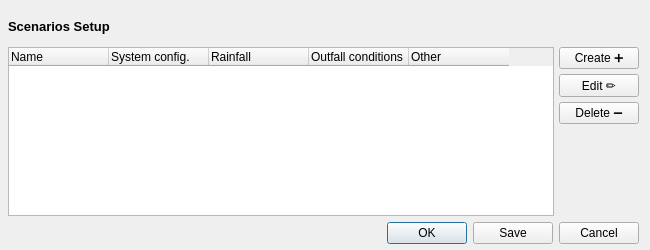
<?xml version="1.0" encoding="UTF-8"?>
<ui version="4.0">
 <class>ScenariSetUp</class>
 <widget class="QDialog" name="ScenariSetUp">
  <property name="geometry">
   <rect>
    <x>0</x>
    <y>0</y>
    <width>650</width>
    <height>250</height>
   </rect>
  </property>
  <property name="windowTitle">
   <string>Dialog</string>
  </property>
  <widget class="QWidget" name="verticalLayoutWidget_2">
   <property name="geometry">
    <rect>
     <x>8</x>
     <y>13</y>
     <width>631</width>
     <height>231</height>
    </rect>
   </property>
   <layout class="QVBoxLayout" name="verticalLayout_2" stretch="1,6,1">
    <item>
     <widget class="QLabel" name="label">
      <property name="sizePolicy">
       <sizepolicy hsizetype="Expanding" vsizetype="Preferred">
        <horstretch>0</horstretch>
        <verstretch>0</verstretch>
       </sizepolicy>
      </property>
      <property name="text">
       <string>&lt;html&gt;&lt;head/&gt;&lt;body&gt;&lt;p&gt;&lt;span style=&quot; font-size:10pt; font-weight:700;&quot;&gt;Scenarios Setup&lt;/span&gt;&lt;/p&gt;&lt;/body&gt;&lt;/html&gt;</string>
      </property>
     </widget>
    </item>
    <item>
     <layout class="QHBoxLayout" name="horizontalLayout_2" stretch="0,0">
      <property name="spacing">
       <number>5</number>
      </property>
      <property name="sizeConstraint">
       <enum>QLayout::SetDefaultConstraint</enum>
      </property>
      <item>
       <widget class="QTableWidget" name="tableWidget">
        <property name="rowCount">
         <number>0</number>
        </property>
        <column>
         <property name="text">
          <string>Name</string>
         </property>
         <property name="textAlignment">
          <set>AlignLeading|AlignVCenter</set>
         </property>
        </column>
        <column>
         <property name="text">
          <string>System config.</string>
         </property>
         <property name="textAlignment">
          <set>AlignLeading|AlignVCenter</set>
         </property>
        </column>
        <column>
         <property name="text">
          <string>Rainfall</string>
         </property>
         <property name="textAlignment">
          <set>AlignLeading|AlignVCenter</set>
         </property>
        </column>
        <column>
         <property name="text">
          <string>Outfall conditions</string>
         </property>
         <property name="textAlignment">
          <set>AlignLeading|AlignVCenter</set>
         </property>
        </column>
        <column>
         <property name="text">
          <string>Other</string>
         </property>
         <property name="textAlignment">
          <set>AlignLeading|AlignVCenter</set>
         </property>
        </column>
       </widget>
      </item>
      <item>
       <layout class="QVBoxLayout" name="verticalLayout_3">
        <item>
         <widget class="QPushButton" name="pushButton">
          <property name="text">
           <string>Create ➕</string>
          </property>
         </widget>
        </item>
        <item>
         <widget class="QPushButton" name="pushButton_3">
          <property name="text">
           <string>Edit ✏️</string>
          </property>
         </widget>
        </item>
        <item>
         <widget class="QPushButton" name="pushButton_2">
          <property name="sizePolicy">
           <sizepolicy hsizetype="Fixed" vsizetype="Fixed">
            <horstretch>0</horstretch>
            <verstretch>0</verstretch>
           </sizepolicy>
          </property>
          <property name="minimumSize">
           <size>
            <width>0</width>
            <height>0</height>
           </size>
          </property>
          <property name="text">
           <string>Delete ➖</string>
          </property>
         </widget>
        </item>
        <item>
         <spacer name="verticalSpacer">
          <property name="orientation">
           <enum>Qt::Vertical</enum>
          </property>
          <property name="sizeHint" stdset="0">
           <size>
            <width>20</width>
            <height>40</height>
           </size>
          </property>
         </spacer>
        </item>
       </layout>
      </item>
     </layout>
    </item>
    <item>
     <widget class="QDialogButtonBox" name="buttonBox">
      <property name="orientation">
       <enum>Qt::Horizontal</enum>
      </property>
      <property name="standardButtons">
       <set>QDialogButtonBox::Cancel|QDialogButtonBox::Ok|QDialogButtonBox::Save</set>
      </property>
     </widget>
    </item>
   </layout>
  </widget>
 </widget>
 <resources/>
 <connections>
  <connection>
   <sender>buttonBox</sender>
   <signal>accepted()</signal>
   <receiver>ScenariSetUp</receiver>
   <slot>accept()</slot>
   <hints>
    <hint type="sourcelabel">
     <x>618</x>
     <y>224</y>
    </hint>
    <hint type="destinationlabel">
     <x>157</x>
     <y>249</y>
    </hint>
   </hints>
  </connection>
  <connection>
   <sender>buttonBox</sender>
   <signal>rejected()</signal>
   <receiver>ScenariSetUp</receiver>
   <slot>reject()</slot>
   <hints>
    <hint type="sourcelabel">
     <x>640</x>
     <y>230</y>
    </hint>
    <hint type="destinationlabel">
     <x>286</x>
     <y>249</y>
    </hint>
   </hints>
  </connection>
 </connections>
</ui>
